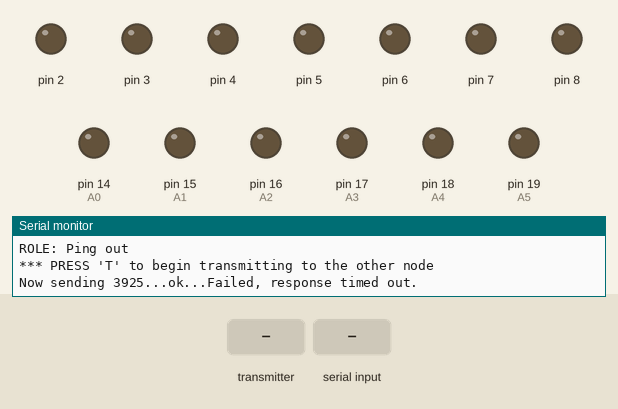
A sketch run on a simulated Arduino Uno, built with avr-gcc and run on an emulated ATmega328P. Parts: output pins drawn as LEDs (lit = HIGH), the last lines printed to the serial monitor. The test bench sets the inputs (shaded band). No radio packets arrive unless stated.

Above: at 1.2 s.
1.3 s: the transmitter starts sending got_data1 = 0
3.8 s: "R" received over Serial
5.8 s: the transmitter starts sending got_data1 = 256
At 7.0 s:
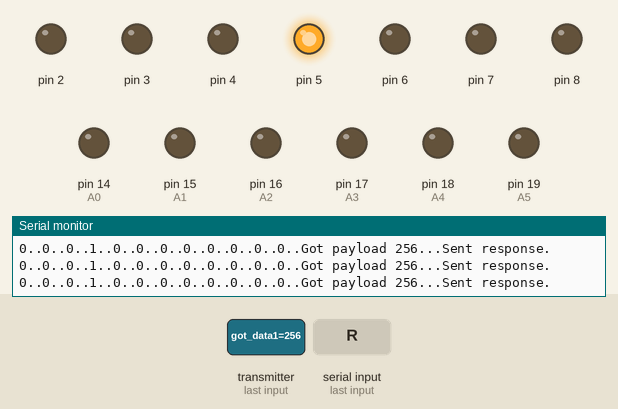
7.3 s: the transmitter starts sending got_data1 = 512
At 8.4 s:
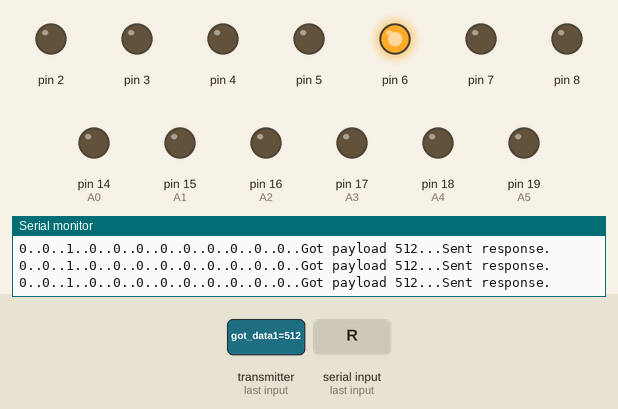
8.8 s: the transmitter starts sending got_data1 = 1023
At 9.5 s:
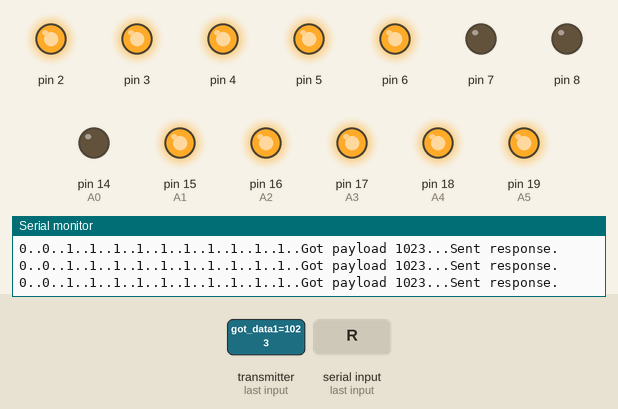
10.3 s: "T" received over Serial
Timing chart, 0 to 12.8 s (numbered marks = the images above; inputs shaded):
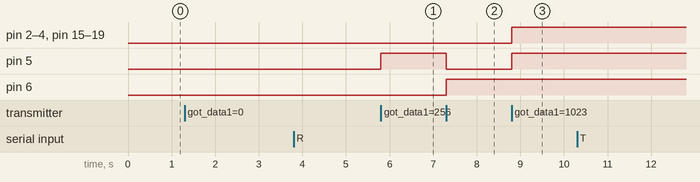

The sketch:

RF_test.ino
```cpp
// Sender side


/*
 Copyright (C) 2011 J. Coliz <maniacbug@ymail.com>

 This program is free software; you can redistribute it and/or
 modify it under the terms of the GNU General Public License
 version 2 as published by the Free Software Foundation.
 */

/**
 * Example for Getting Started with nRF24L01+ radios.
 *
 * This is an example of how to use the RF24 class.  Write this sketch to two
 * different nodes.  Put one of the nodes into 'transmit' mode by connecting
 * with the serial monitor and sending a 'T'.  The ping node sends the current
 * time to the pong node, which responds by sending the value back.  The ping
 * node can then see how long the whole cycle took.
 */

#include <SPI.h>
#include "nRF24L01.h"
#include "RF24.h"
#include "printf.h"

//
// Hardware configuration
//

// Set up nRF24L01 radio on SPI bus plus pins 9 & 10

RF24 radio(9,10);

//
// Topology
//

// Radio pipe addresses for the 2 nodes to communicate.
const uint64_t pipes[2] = { 0x0000000019LL, 0x0000000020LL };

//
// Role management
//
// Set up role.  This sketch uses the same software for all the nodes
// in this system.  Doing so greatly simplifies testing.
//

// The various roles supported by this sketch
typedef enum { role_ping_out = 1, role_pong_back } role_e;

// The debug-friendly names of those roles
const char* role_friendly_name[] = { "invalid", "Ping out", "Pong back"};

// The role of the current running sketch
role_e role = role_ping_out;

void setup(void)
{
  //PIN SETUP FOR FPGA
  pinMode(2, OUTPUT);
  pinMode(3, OUTPUT);
  pinMode(4, OUTPUT);
  pinMode(5, OUTPUT);
  pinMode(6, OUTPUT);
  pinMode(7, OUTPUT);
  pinMode(8, OUTPUT);
  pinMode(14, OUTPUT); //A0
  pinMode(15, OUTPUT); //A1
  pinMode(16, OUTPUT); //A2
  pinMode(17, OUTPUT); //A3
  pinMode(18, OUTPUT); //A4
  pinMode(19, OUTPUT); //A5

  //
  // Print preamble
  //

  Serial.begin(57600);
  printf_begin();
  printf("\n\rRF24/examples/GettingStarted/\n\r");
  printf("ROLE: %s\n\r",role_friendly_name[role]);
  printf("*** PRESS 'T' to begin transmitting to the other node\n\r");

  //
  // Setup and configure rf radio
  //

  radio.begin();

  // optionally, increase the delay between retries & # of retries
  radio.setRetries(15,15);
  radio.setAutoAck(true);
  // set the channel
  radio.setChannel(0x50);
  // set the power
  // RF24_PA_MIN=-18dBm, RF24_PA_LOW=-12dBm, RF24_PA_MED=-6dBM, and RF24_PA_HIGH=0dBm.
  radio.setPALevel(RF24_PA_MIN);
  //RF24_250KBPS for 250kbs, RF24_1MBPS for 1Mbps, or RF24_2MBPS for 2Mbps
  radio.setDataRate(RF24_250KBPS);

  // optionally, reduce the payload size.  seems to
  // improve reliability
  //radio.setPayloadSize(8);

  //
  // Open pipes to other nodes for communication
  //

  // This simple sketch opens two pipes for these two nodes to communicate
  // back and forth.
  // Open 'our' pipe for writing
  // Open the 'other' pipe for reading, in position #1 (we can have up to 5 pipes open for reading)

  if ( role == role_ping_out )
  {
    radio.openWritingPipe(pipes[0]);
    radio.openReadingPipe(1,pipes[1]);
  }
  else
  {
    radio.openWritingPipe(pipes[1]);
    radio.openReadingPipe(1,pipes[0]);
  }

  //
  // Start listening
  //

  radio.startListening();

  //
  // Dump the configuration of the rf unit for debugging
  //

  radio.printDetails();
}

void loop(void)
{
  //
  // Ping out role.  Repeatedly send the current time
  //

  if (role == role_ping_out)
  {
    // First, stop listening so we can talk.
    radio.stopListening();

    // Take the time, and send it.  This will block until complete
    //unsigned long time = millis();
    unsigned int send_data1 = 3925;
    printf("Now sending %u...",send_data1);
    bool ok = radio.write( &send_data1, sizeof(unsigned int) );

    if (ok)
      printf("ok...");
    else
      printf("failed.\n\r");

    // Now, continue listening
    radio.startListening();

    // Wait here until we get a response, or timeout (250ms)
    unsigned long started_waiting_at = millis();
    bool timeout = false;
    while ( ! radio.available() && ! timeout )
      if (millis() - started_waiting_at > 200 )
        timeout = true;

    // Describe the results
    if ( timeout )
    {
      printf("Failed, response timed out.\n\r");
    }
    else
    {
      // Grab the response, compare, and send to debugging spew
      unsigned int got_data1;
      radio.read( &got_data1, sizeof(unsigned int) );

      // Spew it
      printf("Got response1 %u\n\r",got_data1);


    }

    // Try again 1s later
    delay(1000);
  }

  //
  // Pong back role.  Receive each packet, dump it out, and send it back
  //

  if ( role == role_pong_back )
  {
    // if there is data ready
    if ( radio.available() )
    {
      // Dump the payloads until we've gotten everything
      unsigned int got_data1;
      bool done = false;
      while (!done)
      {
        // Fetch the payload, and see if this was the last one.
        done = radio.read( &got_data1, sizeof(unsigned int) );
              // send to fpga
        digitalWrite(2,bitRead(got_data1,0));
        digitalWrite(3,bitRead(got_data1,1));
        digitalWrite(4,bitRead(got_data1,2));
        digitalWrite(19,bitRead(got_data1,3));
        digitalWrite(18,bitRead(got_data1,4));
        digitalWrite(17,bitRead(got_data1,5));
        digitalWrite(16,bitRead(got_data1,6));
        digitalWrite(15,bitRead(got_data1,7));
       digitalWrite(5,bitRead(got_data1,8));
       digitalWrite(6,bitRead(got_data1,9));
       digitalWrite(7,bitRead(got_data1,10));
       digitalWrite(8,bitRead(got_data1,11));
        // Spew it
        printf("%u..",bitRead(got_data1,11));
        printf("%u..",bitRead(got_data1,10));
        printf("%u..",bitRead(got_data1,9));
        printf("%u..",bitRead(got_data1,8));
        printf("%u..",bitRead(got_data1,7));
        printf("%u..",bitRead(got_data1,6));
        printf("%u..",bitRead(got_data1,5));
        printf("%u..",bitRead(got_data1,4));
        printf("%u..",bitRead(got_data1,3));
        printf("%u..",bitRead(got_data1,2));
        printf("%u..",bitRead(got_data1,1));
        printf("%u..",bitRead(got_data1,0));
        printf("Got payload %u...",got_data1);
        // Delay just a little bit to let the other unit
        // make the transition to receiver
        delay(20);

      }

      // First, stop listening so we can talk
      radio.stopListening();

      // Send the final one back.
      radio.write( &got_data1, sizeof(unsigned int) );
      printf("Sent response.\n\r");

      // Now, resume listening so we catch the next packets.
      radio.startListening();
    }
  }

  //
  // Change roles
  //

  if ( Serial.available() )
  {
    char c = toupper(Serial.read());
    if ( c == 'T' && role == role_pong_back )
    {
      printf("*** CHANGING TO TRANSMIT ROLE -- PRESS 'R' TO SWITCH BACK\n\r");

      // Become the primary transmitter (ping out)
      role = role_ping_out;
      radio.openWritingPipe(pipes[0]);
      radio.openReadingPipe(1,pipes[1]);
    }
    else if ( c == 'R' && role == role_ping_out )
    {
      printf("*** CHANGING TO RECEIVE ROLE -- PRESS 'T' TO SWITCH BACK\n\r");

      // Become the primary receiver (pong back)
      role = role_pong_back;
      radio.openWritingPipe(pipes[1]);
      radio.openReadingPipe(1,pipes[0]);
    }
  }
}
// vim:cin:ai:sts=2 sw=2 ft=cpp
```

printf.h
```cpp
// (licence header left out)
/**
 * @file printf.h
 *
 * Setup necessary to direct stdout to the Arduino Serial library, which
 * enables 'printf'
 */

#ifndef __PRINTF_H__
#define __PRINTF_H__

#ifdef ARDUINO

int serial_putc( char c, FILE * )
{
  Serial.write( c );

  return c;
}

void printf_begin(void)
{
  fdevopen( &serial_putc, 0 );
}

#else
#error This example is only for use on Arduino.
#endif // ARDUINO

#endif // __PRINTF_H__
```

Measured:
- after the input at 5.8 s, pin 5: LOW → HIGH at once
- after the input at 7.3 s, pin 5: HIGH → LOW at once; pin 6: LOW → HIGH at once
- after the input at 8.8 s, pin 2–5, pin 15 (A1), pin 16 (A2), pin 17 (A3), pin 18 (A4), pin 19 (A5): LOW → HIGH at once
